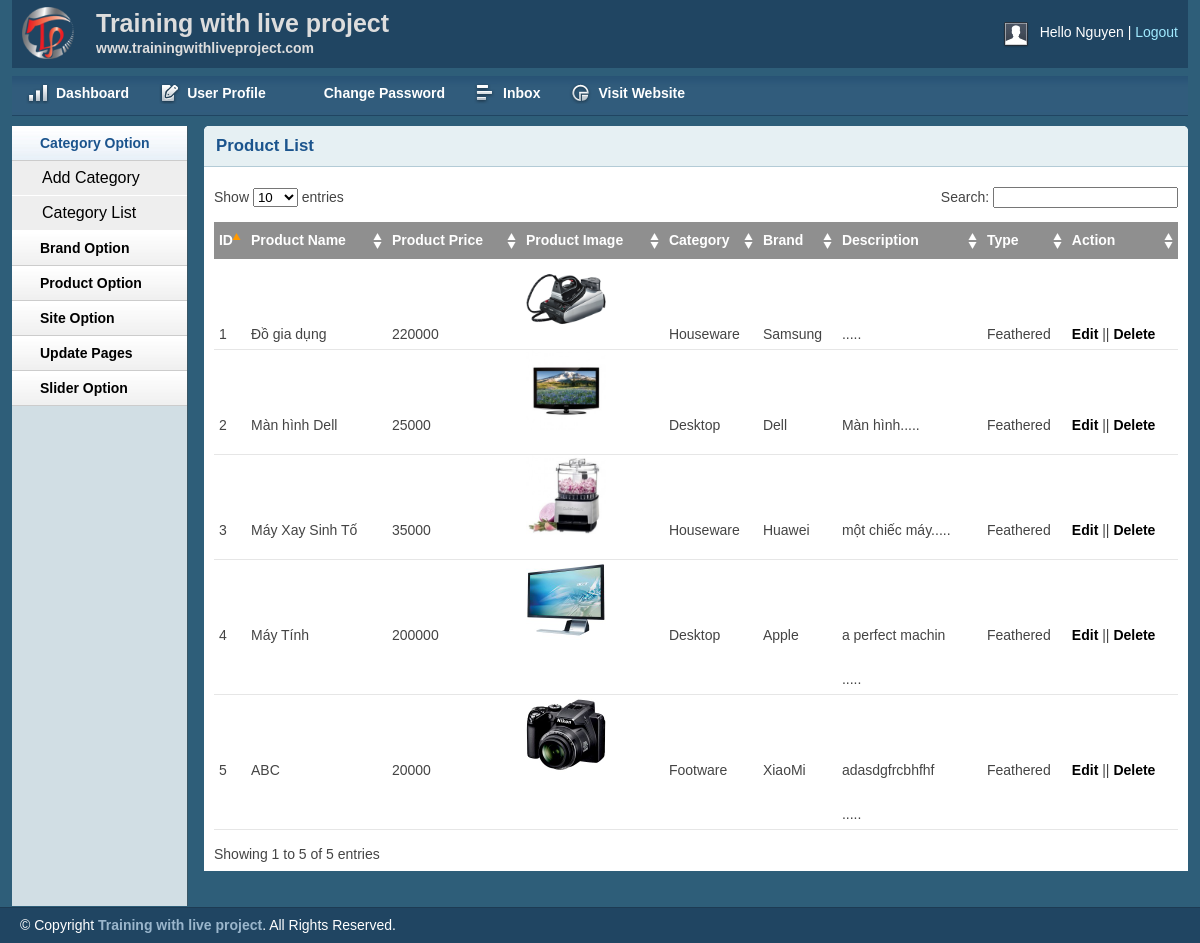
The page /shop/admin/productlist.php (signed in) on the database its author committed.
### tables this page shows
CREATE TABLE `tbl_product` (
  `productId` int(11) NOT NULL,
  `productName` varchar(255) NOT NULL,
  `catId` int(11) NOT NULL,
  `brandId` int(11) NOT NULL,
  `product_desc` text NOT NULL,
  `type` int(11) NOT NULL,
  `price` varchar(255) NOT NULL,
  `image` varchar(255) NOT NULL
);

CREATE TABLE `tbl_category` (
  `catId` int(11) NOT NULL,
  `catName` varchar(255) NOT NULL
);

CREATE TABLE `tbl_brand` (
  `brandId` int(11) NOT NULL,
  `brandName` varchar(255) NOT NULL
);

### shop/lib/session.php (called while the page is built, shortened)
<?php
class Session{
 public static function get($key){
    if (isset($_SESSION[$key])) {
     return $_SESSION[$key];
    } else {
     return false;
    }
 }
}
?>

### shop/lib/database.php (called while the page is built, shortened)
<?php
Class Database{
   public $host   = DB_HOST;
   public $user   = DB_USER;
   public $pass   = DB_PASS;
   public $dbname = DB_NAME;
   public $link;
private function connectDB(){
   $this->link = new mysqli($this->host, $this->user, $this->pass,
    $this->dbname);
 }
public function select($query){
  $result = $this->link->query($query) or
   die($this->link->error.__LINE__);
  if($result->num_rows > 0){
    return $result;
  } else {
    return false;
  }
 }
}

### shop/classes/product.php (called while the page is built, shortened)
<?php
    $filepath = realpath(dirname(__FILE__));
    include_once ($filepath.'/../lib/database.php');
    include_once ($filepath.'/../helpers/format.php');
?>
<?php
    class product
    {
        private $db;
        public function __construct()
        {
            $this->db = new Database();
        }
        public function show_product(){
            $query = "SELECT tbl_product.*, tbl_category.catName, tbl_brand.brandName
                      FROM tbl_product INNER JOIN tbl_category ON tbl_product.catId = tbl_category.catId
                      INNER JOIN tbl_brand ON tbl_product.brandId = tbl_brand.brandId
                      Order by tbl_product.productId desc  ";
            $result = $this->db->select($query);
            return $result;
        }
    }
?>

### shop/helpers/format.php (called while the page is built, shortened)
<?php
class Format{
 public function textShorten($text, $limit = 400){
    $text = $text. " ";
    $text = substr($text, 0, $limit);
    $text = substr($text, 0, strrpos($text, ' '));
    $text = $text.".....";
    return $text;
 }
}
?>

### shop/admin/productlist.php (the view, shortened to what this page needs)
<?php include 'inc/header.php';?>
<?php include 'inc/sidebar.php';?>
<?php include '../classes/product.php';?>
<?php include_once '../helpers/format.php';?>
<?php
	$fm = new Format();
	$pd = new product();
?>
<div class="grid_10">
    <div class="box round first grid">
        <h2>Product List</h2>
        <div class="block">
            <table class="data display datatable" id="example">
			<thead>
				<tr>
					<th>ID</th>
					<th>Product Name</th>
					<th>Product Price</th>
					<th>Product Image</th>
					<th>Category</th>
					<th>Brand</th>
					<th>Description</th>
					<th>Type</th>
					<th>Action</th>
				</tr>
			</thead>
			<tbody>
				<?php
					$pdlist = $pd->show_product();
					if($pdlist){
						$i =0;
						while($result = $pdlist->fetch_assoc()){
							$i++;
				?>
				<tr class="odd gradeX">
					<td><?php echo $i ?></td>
					<td><?php echo $result['productName']?></td>
					<td><?php echo $result['price']?></td>
					<td><img src="uploads/<?php echo $result['image']?>" width = "80"></td>
					<td><?php echo $result['catName']?></td>
					<td><?php echo $result['brandName']?></td>
					<td><?php echo $fm->textShorten($result['product_desc'],30)?></td>
					<td><?php
						if($result['type'] ==0){
							echo 'Feathered';
						}else{
							echo 'Non-Feathered';
						}
					?></td>
					<td><a href="productedit.php?productid=<?php echo $result['productId']?>">Edit</a> || <a onclick="return confirm
							('Are you sure to delete')" href="?productId=<?php echo $result['productId']?>"> Delete</a></td>
				</tr>
				<?php	}
					}
				?>
			</tbody>
		</table>
       </div>
    </div>
</div>
<?php include 'inc/footer.php';?>

### shop/admin/inc/header.php (shortened to what this page needs)
<?php
    include '../lib/session.php';
?>
<!DOCTYPE html>
<html>
<head>
    <link rel="stylesheet" type="text/css" href="css/reset.css" media="screen" />
    <link rel="stylesheet" type="text/css" href="css/text.css" media="screen" />
    <link rel="stylesheet" type="text/css" href="css/grid.css" media="screen" />
    <link rel="stylesheet" type="text/css" href="css/layout.css" media="screen" />
    <link rel="stylesheet" type="text/css" href="css/nav.css" media="screen" />
    <link href="css/table/demo_page.css" rel="stylesheet" type="text/css" />
</head>
<body>
    <div class="container_12">
        <div class="grid_12 header-repeat">
            <div id="branding">
                <div class="floatleft logo">
                    <img src="img/livelogo.png" alt="Logo" />
				</div>
				<div class="floatleft middle">
					<h1>Training with live project</h1>
					<p>www.trainingwithliveproject.com</p>
				</div>
                <div class="floatright">
                    <div class="floatleft">
                        <img src="img/img-profile.jpg" alt="Profile Pic" /></div>
                    <div class="floatleft marginleft10">
                        <ul class="inline-ul floatleft">
                            <li>Hello <?php echo Session::get('adminName')?></li>
                            <li><a href="?action=logout">Logout</a></li>
                        </ul>
                    </div>
                </div>
            </div>
        </div>
        <div class="grid_12">
            <ul class="nav main">
                <li class="ic-dashboard"><a href="index.php"><span>Dashboard</span></a> </li>
                <li class="ic-form-style"><a href=""><span>User Profile</span></a></li>
				<li class="ic-typography"><a href="changepassword.php"><span>Change Password</span></a></li>
				<li class="ic-grid-tables"><a href="inbox.php"><span>Inbox</span></a></li>
                <li class="ic-charts"><a href=""><span>Visit Website</span></a></li>
            </ul>
        </div>

### shop/admin/inc/sidebar.php (shortened to what this page needs)
<div class="grid_2">
    <div class="box sidemenu">
        <div class="block" id="section-menu">
            <ul class="section menu">
            <li><a class="menuitem">Category Option</a>
                    <ul class="submenu">
                        <li><a href="catadd.php">Add Category</a> </li>
                        <li><a href="catlist.php">Category List</a> </li>
                    </ul>
                </li>
                <li><a class="menuitem">Brand Option</a>
                </li>
                <li><a class="menuitem">Product Option</a>
                </li>
               <li><a class="menuitem">Site Option</a>
                </li>
                 <li><a class="menuitem">Update Pages</a>
                </li>
				<li><a class="menuitem">Slider Option</a>
                </li>
            </ul>
        </div>
    </div>
</div>

### shop/admin/inc/footer.php (shortened to what this page needs)
    </div>
    <div id="site_info">
        <p>
         &copy; Copyright <a href="http://trainingwithliveproject.com">Training with live project</a>. All Rights Reserved.
        </p>
    </div>
</body>
</html>

### shop/admin/css/layout.css (style rules this page uses)
body { background: #fff none repeat scroll 0 0; color: #444; font-size: 14px; padding: 0; }
.floatleft { float:left; }
.logo img { margin-top: -15px; width: 52px; }
.middle { margin-left: 22px; margin-top: -14px; }
.middle h1 { color:#ddd;margin:0 }
.middle p { color: #ddd; margin: 0; font-weight: bold; }
.floatright { float:right; }
.inline-ul li { display:inline; color:#fff; }
.marginleft10 { margin-left:10px; }
a { color: #000; font-weight:bold; text-decoration: none; }
.container_12, .container_16 { background:#2E5E79; }
h1, h2, h3, h4, h5, h6 { line-height:1.2em; margin-bottom:.3em; }
h2 { margin-top:1em; }
#branding { font-weight: normal; margin-bottom: 0; padding: 22px 10px 3px; text-align: left; }
.header-repeat { background:url(../img/header-repeat.jpg) repeat-x; }
#branding a { color:#A1EAFF; font-weight:normal; }
#branding a:before { content:" | "; color:#fff; }
#branding ul, #branding ul li { margin:0px; padding:0px; }
#branding li { padding:0px 0px 0px 0px !important; }
.box { background:#fff; margin-bottom:20px; padding:10px 10px 10px 10px; margin-left:-8px; }
.box.grid { padding-bottom:40px; }
.box.round { -moz-border-radius: 5px 5px 0px 0px; -webkit-border-radius: 5px 5px 0px 0px; border-radius: 5px 5px 0px 0px; }
.box h2 { font-size:1.2em; font-weight:bold; color:#1B548D; background:#E6F0F3; margin:-10px -10px 0 -10px; padding:10px 12px; border-bottom:1px solid #B3CBD6; -moz-border-radius: 5px 5px 0px 0px; -webkit-border-radius: 5px 5px 0px 0px; border-radius: 5px 5px 0px 0px; }
.box.first { min-height: 406px; }
.block { padding-top:20px; }
.box.sidemenu { background-color:#D1DEE4; border-right:1px solid #3A5665; padding:0px; margin:0px; cursor:pointer; }
.box.sidemenu .block { padding-top:0px; margin-top:0px; }
p { margin-bottom:1em; }
ul, ol { padding-top:0; }
ul.menu { list-style:none; border-top:1px solid #bbb; }
ul.menu li { margin:0; }
ul.menu li a { display:block; padding:4px 10px; border-bottom:1px solid #ccc; }
ul.menu ul { list-style:none; margin:0; }
ul.menu ul li a { padding-left:30px; }
ul.section { border-top:0; margin-bottom:0; }
ul.section li a { background:url(../img/sidemenu-repeat.jpg) repeat-x; line-height:26px; padding-left:28px; }
ul.section li li a { background:#ddd; border-bottom:1px solid #eee; }
ul.section ul li { text-transform:none; }
ul.section ul.current li a { background: #eee none repeat scroll 0 0; border-bottom: 1px solid #fff; font-size: 16px; font-weight: normal; }
ul.section li a.current { color:#1B548D; background:url(../img/sidemenu-repeat-hover.jpg) repeat-x; }
#site_info { color:#fff; background:#204562; border-top:1px solid #1d3b53; padding-left:20px; }
#site_info p { line-height:35px; margin-bottom:0px; }
#site_info a { color:#9ab6cc; }
.block { padding-bottom:1px; }
table.display { margin: 0 auto; clear: both; width: 100%; }
.sorting_asc { background: #8f8f8f url(../img/table/sort_asc.png) no-repeat center right; padding:8px 5px; text-align:left; color:#fff; }
.sorting { background:#8f8f8f url(../img/table/sort_both.png) no-repeat center right; padding:8px 5px; text-align:left; color:#fff; }
tr.odd { height: 30px; line-height: 30px; border-bottom:1px solid #e6e6e6; }
tr.even { height: 30px; line-height: 30px; border-bottom:1px solid #e6e6e6; }
tr.odd td, tr.even td { padding-left:5px; }

### rows shown on the page
tbl_product: productName "Đồ gia dụng", price "220000", image (picture), catId.catName "Houseware", brandId.brandName "Samsung", product_desc ".....", type "Feathered"
tbl_product: productName "Màn hình Dell", price "25000", image (picture), catId.catName "Desktop", brandId.brandName "Dell", product_desc "Màn hình.....", type "Feathered"
tbl_product: productName "Máy Xay Sinh Tố", price "35000", image (picture), catId.catName "Houseware", brandId.brandName "Huawei", product_desc "một chiếc máy.....", type "Feathered"
tbl_product: productName "Máy Tính", price "200000", image (picture), catId.catName "Desktop", brandId.brandName "Apple", product_desc "a perfect machin .....", type "Feathered"
tbl_product: productName "ABC", price "20000", image (picture), catId.catName "Footware", brandId.brandName "XiaoMi", product_desc "adasdgfrcbhfhf .....", type "Feathered"

### other values the page prints
Session::get('adminName') "Nguyen"
